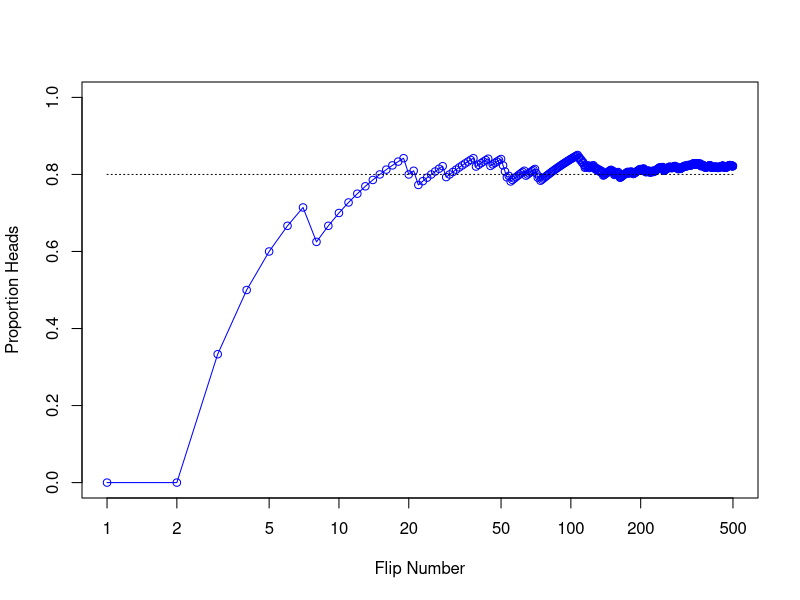
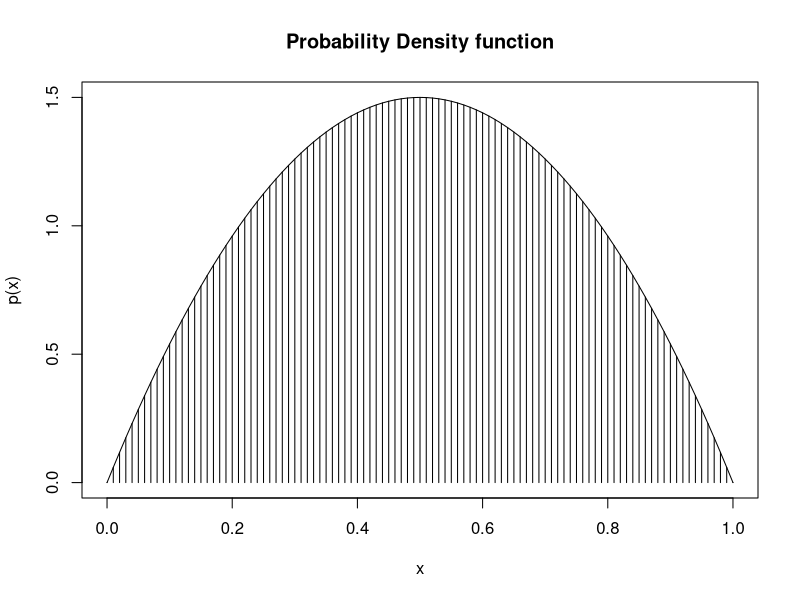
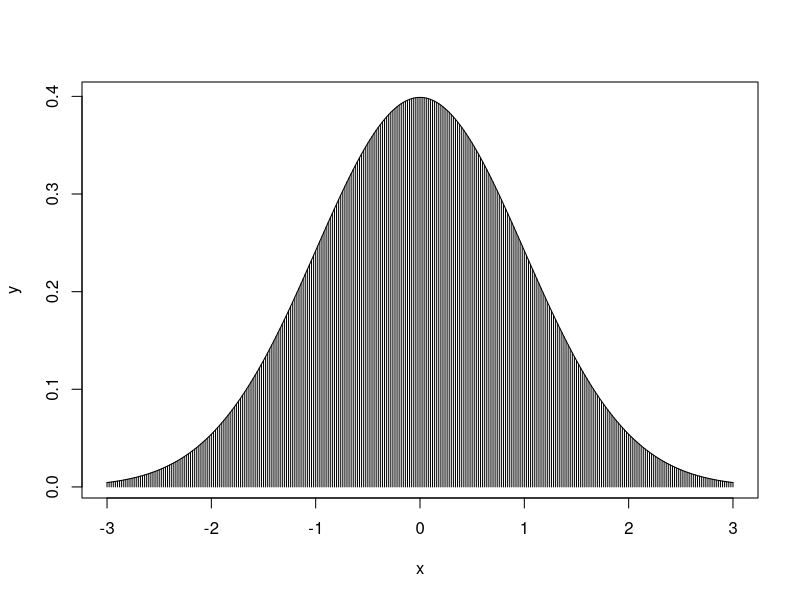

The R source for these figures, in order:
## ---- chunk 1
# Goal: toss a coin N times and get the running proportion of heads
N <- 500
p.heads <- 0.8 # Assume biased coin

# Heads = 1, Tails=0
flipsequence <- sample(x=c(0,1), prob=c(1-p.heads,p.heads), size=N, replace=TRUE) 

r <- cumsum(flipsequence)
n <- 1:N

runprop <- r/n
## ---- chunk 2
plot(n, runprop, type="o", ylim=c(0,1), xlim=c(1,N), log='x', ylab="Proportion Heads", xlab="Flip Number", lwd="1", col="blue")
lines(c(1, N), c(p.heads, p.heads), lty=3)
## ---- chunk 3
cards <- c("9", "10", "Jack", "Queen", "King", "Ace")
suits <- c("Hearts", "Diamonds", "Spades", "Clubs")

draws <- cbind.data.frame(sample(cards, size=1000000, replace=TRUE), 
                          sample(suits, size=1000000, replace=TRUE))

length(draws[which(draws[,1]=='10'),1])/length(draws[,1])
length(draws[which(draws[,1]=='10'|draws[,1]=='Jack'),1])/length(draws[,1])
## ---- chunk 4

dx <- 0.01
x <- seq(0,1,dx)
y <- 6*x*(1-x)
plot(x, y, type="h", ylab="p(x)", main="Probability Density function", lwd="1")
lines(x,y, lwd="1")
area <- sum(dx*y)
## ---- chunk 5
mean <- 0 # Plot mean value
stdval <- 1 # State standard dev
xlow <- mean - 3*stdval # Determine x low
xhigh <- mean + 3*stdval # Determine higher x lim
dx <- 0.02 # determine small change
x <- seq(xlow, xhigh, dx) # Generate seq of x's
y <- (1/(stdval * sqrt(2*pi))) * exp(-0.5 * ((x-mean)/stdval)^2) # Get y values for each x

plot(x,y, type="h", xlim=c(-3,3))
lines(x,y)
